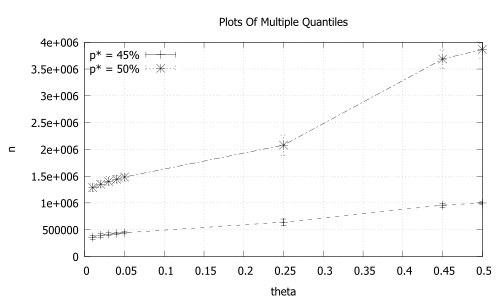

Source code (gnuplot):
set grid x y
set xlabel "theta"
set ylabel "n"
set title "Plots Of Multiple Quantiles"
set key top left
#set logscale y

plot "all_pstars" using 2:3:4:5 index 0 title "p* = 45%" w yerror,\
      "" using 2:3 index 0 title "" w lines, \
      "" using 2:3:4:5 index 1 title "p* = 50%" w yerror,\
      "" using 2:3 index 1 title "" w lines
      #,\
      #"" using 2:($3) index 7 title "p* = 50% "w linespoints,\
      
call "eps_export.plt" "figure_9.eps"
call "pdf_export.plt" "figure_9.pdf"
